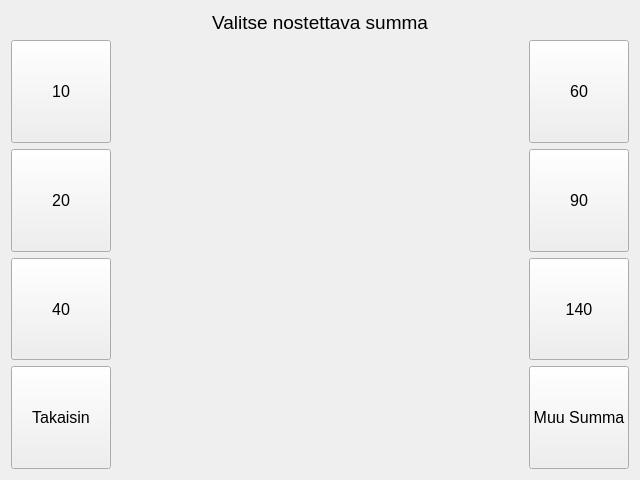
<?xml version="1.0" encoding="UTF-8"?>
<ui version="4.0">
 <class>PageWithdraw</class>
 <widget class="QWidget" name="PageWithdraw">
  <property name="geometry">
   <rect>
    <x>0</x>
    <y>0</y>
    <width>640</width>
    <height>480</height>
   </rect>
  </property>
  <property name="windowTitle">
   <string>Nosto</string>
  </property>
  <layout class="QVBoxLayout" name="widgetRootLayout">
   <item>
    <widget class="QLabel" name="lblInfoMsg">
     <property name="sizePolicy">
      <sizepolicy hsizetype="Preferred" vsizetype="Maximum">
       <horstretch>0</horstretch>
       <verstretch>0</verstretch>
      </sizepolicy>
     </property>
     <property name="font">
      <font>
       <pointsize>14</pointsize>
      </font>
     </property>
     <property name="text">
      <string>Valitse nostettava summa</string>
     </property>
     <property name="textFormat">
      <enum>Qt::PlainText</enum>
     </property>
     <property name="alignment">
      <set>Qt::AlignCenter</set>
     </property>
    </widget>
   </item>
   <item>
    <layout class="QGridLayout" name="amountBtnsLayout">
     <item row="1" column="0">
      <widget class="QPushButton" name="btnAmount20">
       <property name="sizePolicy">
        <sizepolicy hsizetype="Minimum" vsizetype="Expanding">
         <horstretch>0</horstretch>
         <verstretch>0</verstretch>
        </sizepolicy>
       </property>
       <property name="minimumSize">
        <size>
         <width>100</width>
         <height>0</height>
        </size>
       </property>
       <property name="font">
        <font>
         <pointsize>12</pointsize>
        </font>
       </property>
       <property name="text">
        <string>20</string>
       </property>
      </widget>
     </item>
     <item row="0" column="2">
      <widget class="QPushButton" name="btnAmount60">
       <property name="sizePolicy">
        <sizepolicy hsizetype="Minimum" vsizetype="Expanding">
         <horstretch>0</horstretch>
         <verstretch>0</verstretch>
        </sizepolicy>
       </property>
       <property name="minimumSize">
        <size>
         <width>100</width>
         <height>0</height>
        </size>
       </property>
       <property name="font">
        <font>
         <pointsize>12</pointsize>
        </font>
       </property>
       <property name="text">
        <string>60</string>
       </property>
      </widget>
     </item>
     <item row="2" column="0">
      <widget class="QPushButton" name="btnAmount40">
       <property name="sizePolicy">
        <sizepolicy hsizetype="Minimum" vsizetype="Expanding">
         <horstretch>0</horstretch>
         <verstretch>0</verstretch>
        </sizepolicy>
       </property>
       <property name="minimumSize">
        <size>
         <width>100</width>
         <height>0</height>
        </size>
       </property>
       <property name="font">
        <font>
         <pointsize>12</pointsize>
        </font>
       </property>
       <property name="text">
        <string>40</string>
       </property>
      </widget>
     </item>
     <item row="1" column="2">
      <widget class="QPushButton" name="btnAmount90">
       <property name="sizePolicy">
        <sizepolicy hsizetype="Minimum" vsizetype="Expanding">
         <horstretch>0</horstretch>
         <verstretch>0</verstretch>
        </sizepolicy>
       </property>
       <property name="minimumSize">
        <size>
         <width>100</width>
         <height>0</height>
        </size>
       </property>
       <property name="font">
        <font>
         <pointsize>12</pointsize>
        </font>
       </property>
       <property name="text">
        <string>90</string>
       </property>
      </widget>
     </item>
     <item row="0" column="0">
      <widget class="QPushButton" name="btnAmount10">
       <property name="sizePolicy">
        <sizepolicy hsizetype="Minimum" vsizetype="Expanding">
         <horstretch>0</horstretch>
         <verstretch>0</verstretch>
        </sizepolicy>
       </property>
       <property name="minimumSize">
        <size>
         <width>100</width>
         <height>0</height>
        </size>
       </property>
       <property name="font">
        <font>
         <pointsize>12</pointsize>
        </font>
       </property>
       <property name="text">
        <string>10</string>
       </property>
      </widget>
     </item>
     <item row="0" column="1">
      <spacer name="horizontalSpacer">
       <property name="orientation">
        <enum>Qt::Horizontal</enum>
       </property>
       <property name="sizeHint" stdset="0">
        <size>
         <width>40</width>
         <height>20</height>
        </size>
       </property>
      </spacer>
     </item>
     <item row="3" column="2">
      <widget class="QPushButton" name="btnOther">
       <property name="sizePolicy">
        <sizepolicy hsizetype="Minimum" vsizetype="Expanding">
         <horstretch>0</horstretch>
         <verstretch>0</verstretch>
        </sizepolicy>
       </property>
       <property name="minimumSize">
        <size>
         <width>100</width>
         <height>0</height>
        </size>
       </property>
       <property name="font">
        <font>
         <pointsize>12</pointsize>
        </font>
       </property>
       <property name="text">
        <string>Muu Summa</string>
       </property>
      </widget>
     </item>
     <item row="3" column="0">
      <widget class="QPushButton" name="btnCancel">
       <property name="sizePolicy">
        <sizepolicy hsizetype="Minimum" vsizetype="Expanding">
         <horstretch>0</horstretch>
         <verstretch>0</verstretch>
        </sizepolicy>
       </property>
       <property name="minimumSize">
        <size>
         <width>100</width>
         <height>0</height>
        </size>
       </property>
       <property name="font">
        <font>
         <pointsize>12</pointsize>
        </font>
       </property>
       <property name="text">
        <string>Takaisin</string>
       </property>
      </widget>
     </item>
     <item row="2" column="2">
      <widget class="QPushButton" name="btnAmount140">
       <property name="sizePolicy">
        <sizepolicy hsizetype="Minimum" vsizetype="Expanding">
         <horstretch>0</horstretch>
         <verstretch>0</verstretch>
        </sizepolicy>
       </property>
       <property name="minimumSize">
        <size>
         <width>100</width>
         <height>0</height>
        </size>
       </property>
       <property name="font">
        <font>
         <pointsize>12</pointsize>
        </font>
       </property>
       <property name="text">
        <string>140</string>
       </property>
      </widget>
     </item>
    </layout>
   </item>
  </layout>
 </widget>
 <resources/>
 <connections/>
</ui>
